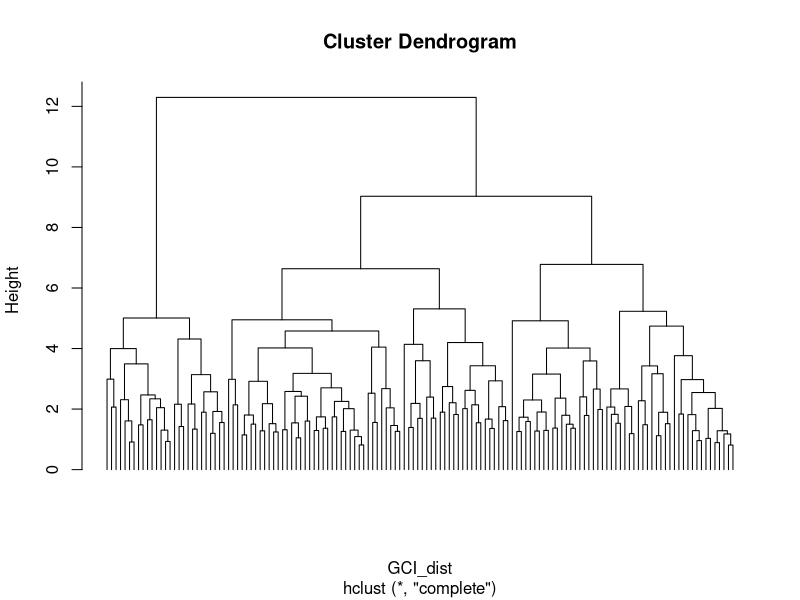
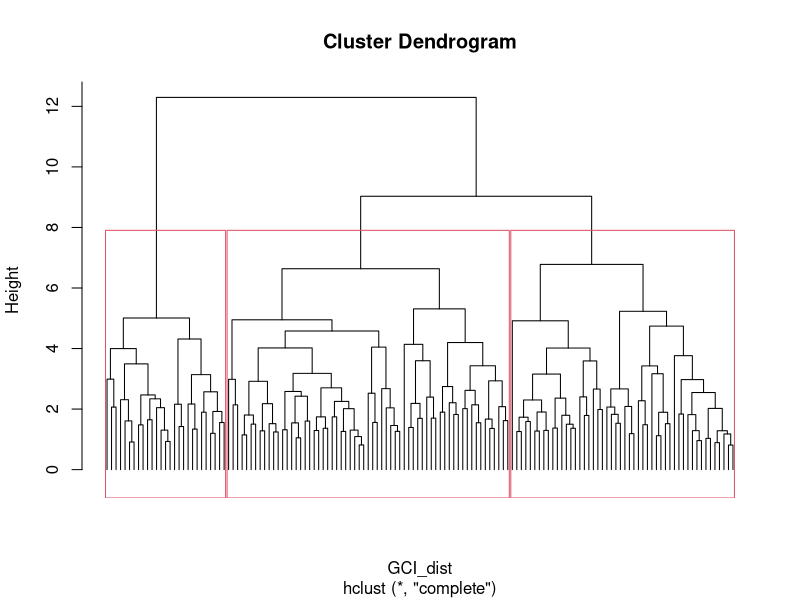
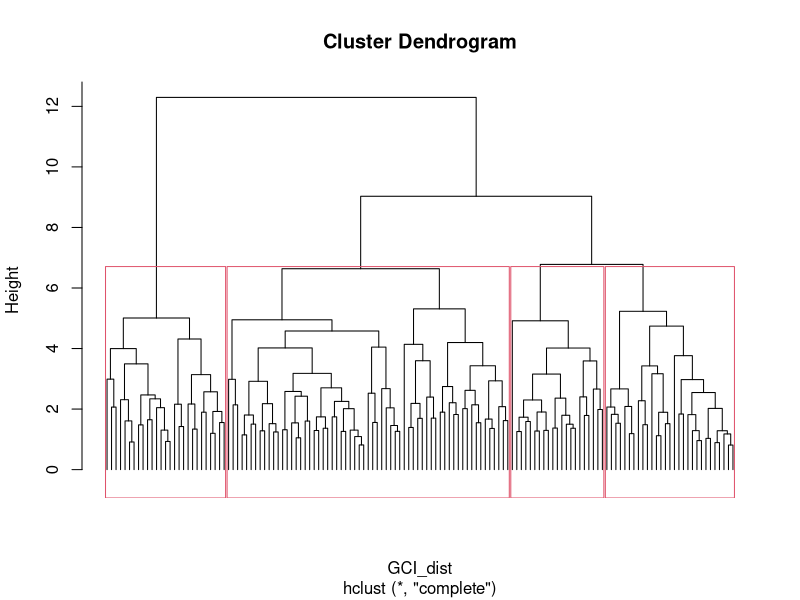
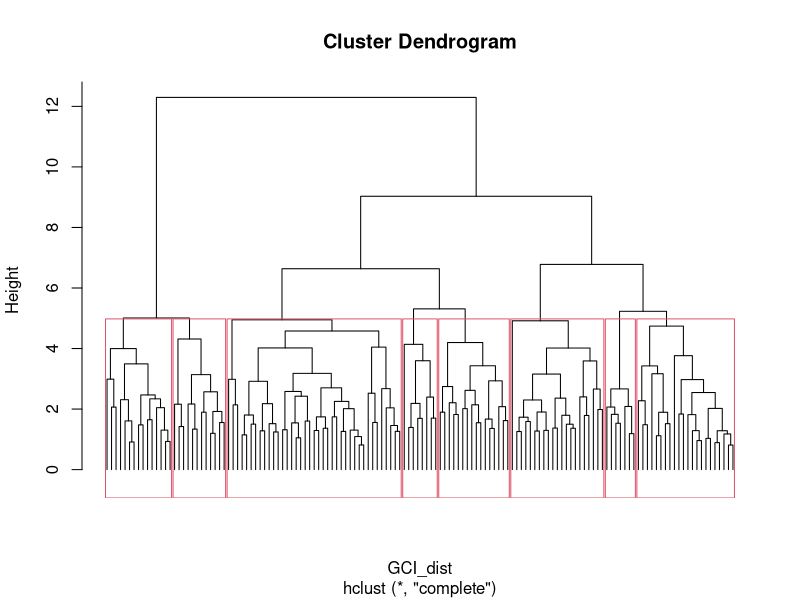
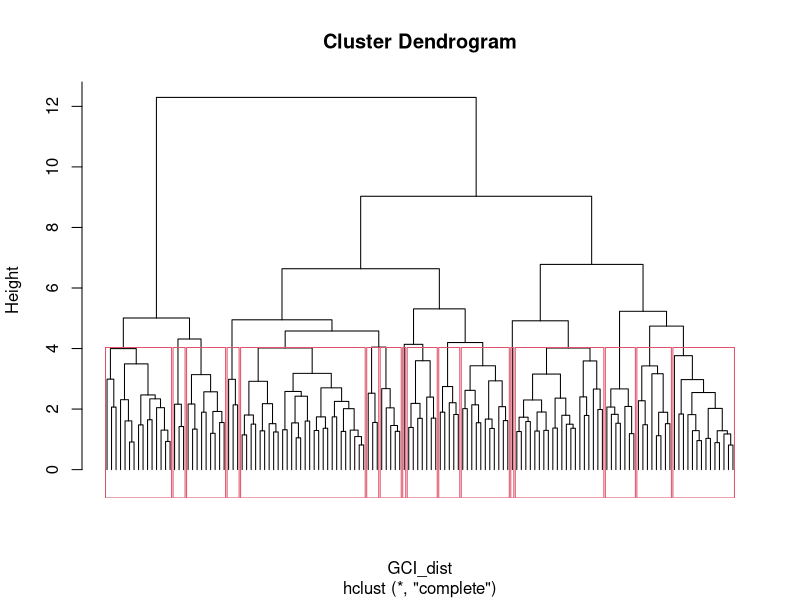
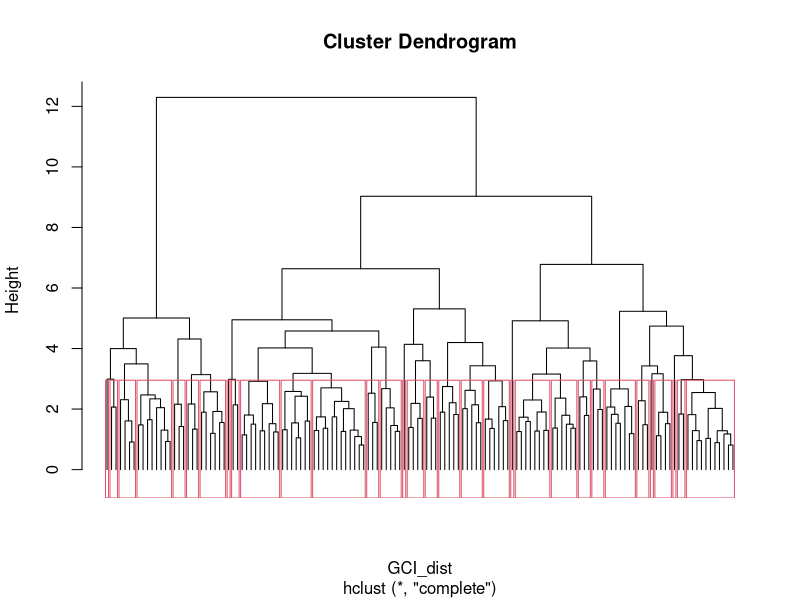
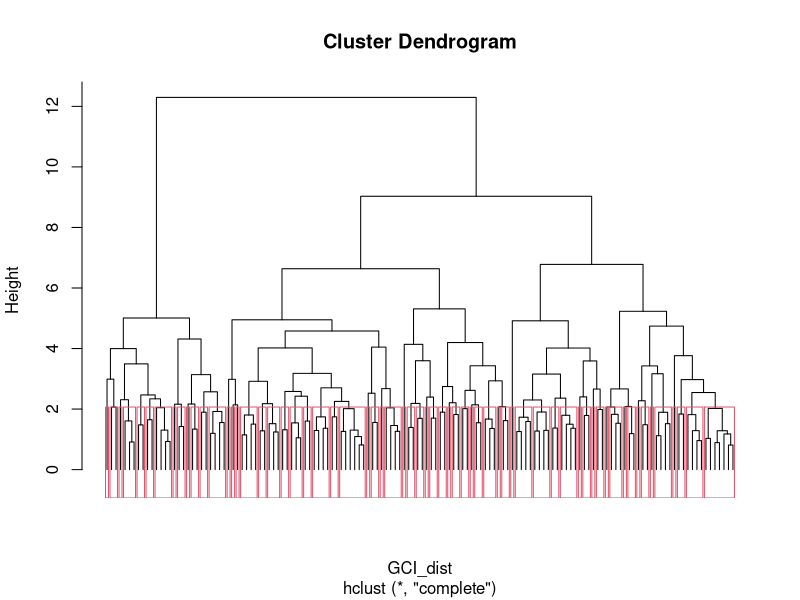
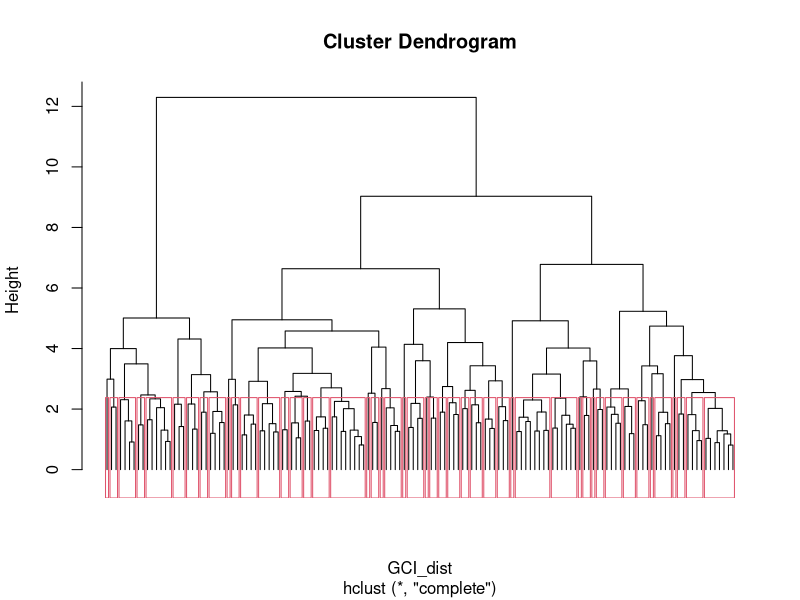

These figures' R source, in order: (Note: this script raises an error after producing the figures.)
#####Homework 3#####
# ATTENTION!!!: whenever you are applying k means clustering, set seed equal to 5.
# You need to set seed every time before performing k means clustering.
# The Global Competitiveness Report 2015-2016 assesses the competitiveness
# landscape of 144 economies, providing insight into the drivers of their 
# productivity and prosperity. The report remains the most comprehensive assessment of 
# national competitiveness worldwide, providing a platform for 
# dialogue between government, business and civil society about the actions 
# required to improve economic prosperity. Competitiveness is defined as the 
# set of institutions, policies and factors that determine the level of 
# productivity of a country. The level of productivity, in turn, sets the 
# level of prosperity that can be earned by an economy.
# Visit http://reports.weforum.org/global-competitiveness-report-2015-2016 for more details

# The different aspects of competitiveness are captured in 12 pillars, 
# which compose the Global Competitiveness Index. The value for pillar for each country is a 
# number between 1-7 and is measured based on the set of sub-indicators (also measured by the scale 1-7)
# Your task is to create clusters of countries based on the pillars of competitivness.

# 1. Load the dataset GCI.csv into R.

GCI_csv <- read.csv("GCI.csv")
View(GCI_csv)

# 2. Make the variable Country.code as rownames for the dataframe 
# (hint: use rownames() command) (1)

?rownames
rownames(GCI_csv) <- GCI_csv[, 1]

# 3. Remove the variable Country.Code from the dataframe as you will 
# not need it anymore. (1)

GCI_csv[, 1] <- NULL

# 4. Run hierarchical clustering on the dataset, using 12 pillars as clustering variables (2)

GCI1 <- as.data.frame(scale(GCI_csv[, -1]))
GCI_dist <- dist(GCI1, method = "euclidean") # distances

clust <- hclust(GCI_dist)

plot(clust, labels = FALSE, hang = -1)

# 5.Plot the dendogram. What do you think is the optimal number of clusters?
# Try 4 different options. The code should be written in such a 
# way that R gives you a new clear plot each time you try different number 
# of clusters and the rectangles are drown on top of them for each of your options.
# Your goal is to get as nit plots as possible. (2)

plot(clust, labels = FALSE, hang = -1) # ploting clusters
rect.hclust(clust, 3) # take 3 clusters

plot(clust, labels = FALSE, hang = -1) # ploting clusters
rect.hclust(clust, 4) # take 4 clusters

plot(clust, labels = FALSE, hang = -1) # ploting clusters
rect.hclust(clust, 8) # take 8 clusters

plot(clust, labels = FALSE, hang = -1) # ploting clusters
rect.hclust(clust, 16) # take 16 clusters

plot(clust, labels = FALSE, hang = -1) # ploting clusters
rect.hclust(clust, 32) # take 32 clusters

plot(clust, labels = FALSE, hang = -1) # ploting clusters
rect.hclust(clust, 64) # take 64 clusters


# 5.1 Choose one of the numbers of the clusters that you created in problem 5.
# Describe what are the differnces between the clusters in terms of differences in  means. (1)

## we can see that the countries, that are clustered togeter have some sonnections
## although 32 is not sufficent and 64 is too much, we can take the average of those numbers
## which is 48

plot(clust, labels = FALSE, hang = -1) # ploting clusters
rect.hclust(clust, 48) # take 48 clusters

GCI_csv$cluster_hierarchical <- cutree(clust, k = 48)
cluster_mean <- aggregate(GCI_csv[, -1], by = list(GCI_csv$cluster_hierarchical), FUN = "mean", na.rm = TRUE)
View(cluster_mean)

# 5.2 How will you describe your clusters? Try to give names to each of the clusters.(1)

## I'll try to classify some of the clusters accoring to their geo-political similarities

## 23'rd cluster includes RUS, CHN.
## These countries share a political(sociliastic) and economical connections

## 28'th cluster includes NOR, DNK(Denmark),LUX, SWE,QAT, ARE 
## This are mainly nordic countries except for two of them, but all of these countries are alike
## in their foreign investment strategies and revenue generation.
## These countries can be called "Nordlike Investors"

## 29'th cluster includes GUY, ZMB, GHA, DOM, HND
## These are African and American countries(and Carribean pool) that
## share similar history and development patterns(economical,political).
## These countries can be called "Afro - American"

## 40'th cluster includes USA, GBR, JPN. 
## These are post modernized and post industrialized countries
## that are one the top of world technological, inovative and finacial force.
## These countries can be called "Rich Inovators"

## 42'nd cluster includes only KOR (south Korea)
## This is an expected outcome, as South Korea is an isolated country

## The other clusters are also combining quite similar countries, 
## mostly by their geographical, historical, financial aspects, though it is hard to classify them


# 5.3 Looking at the averages of the pillars for each cluster, pick a pillar
# that you think constitutes the largest difference between the clusters.
# Create a boxplot of that pillar against the clusters. Give your comments. (2)

summary(cluster_mean) # pillar 10 has the largest differences
boxplot(GCI_csv$Pillar.10 ~ GCI_csv$cluster_hierarchical)

# 6.Run K-means algorithm, with the same number of clusters that you used in the
# prevous problem. (1) 

set.seed(5)
km <- kmeans(GCI_csv[, -1], 48)
km$iter ## itterates 2 times
GCI_csv$km_cluster <- km$cluster

# 7. Are the results the same? Comment.
# (Remember that you might get different numbers (labels) for the 
# clusters if you are using different methods. (2)

table(GCI_csv$cluster_hierarchical, GCI_csv$km_cluster)
## the numbers(labels) of clusters are changed, but the contents of the clusters remain
## fairly alike. The clusters are not perfectly the same, though numerous
## similarities can be observed.

# Now choose one of the methods and continue with that.

## I choose k-means

# The dataset WDI indicators has some social and economic data on the countries included in GCI study.
# Note the WDI dataset has the same order as GCI,
# so you can easly add cluster variable to the WDI dataset

# 8.1 Read the dataset into R. Look at the population - what are the min and max values 
# for each cluster? what does this info tell you about the clusters? (2)

WDI_csv <- read.csv("WDI.csv")
View(WDI_csv)
WDI_csv$km_cluster <- GCI_csv$km_cluster # using k-means clusters on this dataframe

wdi_pop_max <- aggregate(WDI_csv$Population, by = list(WDI_csv$km_cluster), FUN = "max", na.rm = TRUE)
wdi_pop_min <- aggregate(WDI_csv$Population, by = list(WDI_csv$km_cluster), FUN = "min", na.rm = TRUE)
summary(wdi_pop_min)
summary(wdi_pop_max)
View(wdi_pop_min)
View(wdi_pop_max)

which.min(wdi_pop_min$x)
which.max(wdi_pop_max$x)

## 11th cluster has the min population, as those countries are developing ones and outflow may be big
## the 23rd cluster has max population, because it includes the most over-populated country, China

## The rates in  cluster 16 that is in BFA, MOZ are low and the average male doesnt survive until 53
## 43rd cluster, includes Nigerians, which is the lowest life excectancy country
## The Post-Soviet countries have almost similar age boundries at 75 +-4
## In scandinavian countries + Luxemburg + Qatar the life expectancy is from 77-81
## Yemen is the country representing the median between Europe and Africa 

ClustUneploymentMean <- aggregate(WDI_csv$Unemployment, by = list(WDI_csv$km_cluster), FUN="mean", na.rm = TRUE)
ClustGDPPerCapitaMean <-aggregate(WDI_csv$GDP_per_.capita, by = list(WDI_csv$km_cluster), FUN="mean", na.rm = TRUE)
summary(ClustGDPPerCapitaMean)
summary(ClustUneploymentMean)
View(ClustGDPPerCapitaMean)
View(ClustUneploymentMean)

## In cluster 28, having the minumum unemployment of all the clusters and their
## GDP per capta is the higest among all of the clusters. Their economical infrastructure is great.

## In cluster 40, though being developed in their infastructure
## the unemployment rates are quite average. Still those rates are impressive in 
## comparison to the whole world 6,7 ~= 6,3 < 9,126. The  overal GDP is in best triple of the dateset.

## In cluster 23, though having unemployment rates that
## are in TOP 5 of the overal dataset, their GDP Per capita is lower than the average of the datestet.

## In cluster 29, though the uneployment rates in these countries 
## are quite average the GDP Per Capita is one of the lowest in the dataset. 
## This indicates the fact of having low and cheap productions.


# Global Peace Index is an attempt to measure the relative position of nations' and regions' peacefulness.
# The dataset GPI provides the Global Peace Index scores and rankings 
# for the countries included in the list.
# Note the GPI dataset has the same order as GCI,
# so you can easly add cluster variable to the WDI dataset.

# 9.1 Load the dataset into R.

GPI_csv <- read.csv("GPI.csv")
View(GPI_csv)

# 9.2 Calcualte average score for each cluster. Comment on your findings. (2)

GPI_csv$km_cluster <- GCI_csv$km_cluster # using k-means clustering
aggregate(GPI_csv$GPI.2016.Score, by = list(GPI_csv$km_cluster), FUN = "mean", na.rm = TRUE)


# 9.3 Estimate rankings for cluster based on the average scores you received in previous step.
# (The rankings for each country are available in the GPI dataset.)(2)

aggregate(GPI_csv$GPI.2016.Rank, by = list(GPI_csv$km_cluster), FUN = "mean", na.rm = TRUE)

library(ggplot2)
qplot(GPI.2016.Rank, GPI.2016.Score, data = GPI_csv, xlab = "Ranking", ylab = "Score")
cor(GPI_csv$GPI.2016.Score, GPI_csv$GPI.2016.Rank, use="complete.obs")

## there is an extremely high corelation of 0.967 between the rankings and scores
## so they are enormously dependent on each other

# 10. Do your own research on the datasets, find something interesting.(5)
# Do not do trivial manipulations like creating plots without making any valuable
# inferences about those plots.

which.max(GPI_csv$GPI.2016.Rank)
GPI_csv[132,]                      # Ukraine
which.min(GPI_csv$GPI.2016.Rank)
GPI_csv[54,]                       # Iceland

which.max(GPI_csv$GPI.2016.Score)
GPI_csv[132,]                      # Ukraine
which.min(GPI_csv$GPI.2016.Score)
GPI_csv[54,]                       # Iceland

## both in ranking and score the highest one is Ukraine and the lowest one is Iceland
## Ukraine was in war, so this is quite logical
## and Iceland is one of the most peaceful countries

#Football data analysis
# The file Soccer.csv summarized various data for football players from 11 European 
# Leagues. The data is collecting based on the FIFA ratings. 
# http://sofifa.com/player/192883 By opening this link, you can find the data for
# Henrikh Mkhitaryan, as well as find the decriptions of the variables. Do some
# reasearch on this web site before starting your homework.
  
# 11. Load file Soccer.csv into R. Perform k means clustering. 
# Try with at least two different numbers of clusters. (2)
  
soccer <- read.csv("Soccer.csv")
View(soccer)

soccer1 <- as.data.frame(scale(soccer[,5:42]))
set.seed(5)
k1 <- kmeans(soccer1, 3)
k2 <- kmeans(soccer1, 4)
k3 <- kmeans(soccer1, 5)
k4 <- kmeans(soccer1, 8)

# 12. Plot the clusters for all the trials (numbers of clusters).
# Do you see any similarity in both graphs?
# Hint: you may find useful package fpc and function called plotcluster. (3)

install.packages("fpc")
library(fpc)

plotcluster(soccer1, k1$cluster)
plotcluster(soccer1, k2$cluster)
plotcluster(soccer1, k3$cluster)
plotcluster(soccer1, k4$cluster)

## In all graphs only one cluster is highly separated from the other clusters 
## In this cluster the skillset of the player is quite different from the members of other clusters

# 13. Aggregate the means for all the variables for one of 
# the results that you got in question 2. Give comments about the clusters. (2)

soccer$kmeans_cluster <- k1$cluster
soccer_kmeans_cluster <- k1$cluster # let's take 3 clusters
aggregate(soccer[,5:42], by=list(soccer_kmeans_cluster), FUN="mean", na.rm=TRUE)

## In cluster 1 there are low stats for all the skills and gk positionsing,
## gk kicking handling, diving and average height are the lowest ones

## In cluster 3 there are many goalkeepers => they are tall, low agility, better goal keeps (logical :D), 
## less aggression, and best impressive reflexes

## In cluster 2 players are more skillful and experienced
## Although, in cluster 2 players seem to have less long and short passing potential, worse vision and worse positioning than in cluster 1

#14. Now perform hierarchical clustering. Again try with several number of clusters. (2)

distance <- dist(soccer1, method="euclidean")
soccer_hier_cluster <- hclust(distance)

# 15. For all the trials, again create plots and try to find patterns.
# Describe the patterns that you noticed. (2)

plot(soccer_hier_cluster, hang=-1, labels = FALSE)
rect.hclust(soccer_hier_cluster, k=2)

plot(soccer_hier_cluster, hang=-1, labels = FALSE)
rect.hclust(soccer_hier_cluster, k=3)

plot(soccer_hier_cluster, hang=-1, labels = FALSE)
rect.hclust(soccer_hier_cluster, k=4)

plot(soccer_hier_cluster, hang=-1, labels = FALSE)
rect.hclust(soccer_hier_cluster, k=5)

## Very similar to k-means clustering results
## Again the leftmost cluster is separted
## this is probably a cluster of goalkeepers with rather unique skillset and fewer number of people
## other clusters are mostly different in players' skillfulness

# 16. Based on the patterns and similarities between the graphs that you
# noticed while performing clustering with kmeans and hierarchical 
# clustering, come up with an optimal number of clusters. Choose
# either of the clustering methods, and assign clusters to each of 
# the cases in the soccer dataset. (2)

## let's take k-means again
soccer_membership <- cutree(soccer_kmeans_cluster, k=3)

# 17. Aggregate the average data for all the variables for the number
# of the clusters that you chose in question 7. What are the differences 
# between those clusters? Try to give a general description for 5-6 of them. (2)

aggregate(soccer[,5:42], by = list(soccer_kmeans_cluster), FUN="mean", na.rm=TRUE)
## cluster 2 includes players with higher qualities in vision,accuracy, ball control, less weight, kicking, acceleration
## probably cluster of forwards
## cluster 3 includes those with goalkeepers's specific skills
## probably a cluster of goalkeepers
## cluster 1 is some kind of mixture of skills from 1st and 2nd clusters
## probably a cluster of defending players

# 18. Pick a player from each of those clusters. Describe those players in terms of
# their affiliation to the clusters. What are the similarities and differences between them? (1)

set.seed(13)
sample(nrow(soccer), 3)
soccer[2076,"kmeans_cluster"]
soccer[2076,"player_name"] # Stefan de Vrij
soccer[1792,"kmeans_cluster"] 
soccer[1792,"player_name"] # Andrea Poli
soccer[3001,"kmeans_cluster"] # This one is my random choice, as there was no cluster 3 in set.seed() provided obs.
soccer[3001,"player_name"] # Sergiusz Prusak
## Stefan de Vrij is a defensive player from cluster 2, randomly chosen
## Andrea Poli is a midfielder from cluster 1, randomly chosen
## Sergiusz Prusak is a goalkeeper from cluster 3, randomly chosen by me
soccer[2076,]
soccer[1792,]
soccer[3001,]

## Stefan de Vrij has low finishing, dribbling, balance and vision, buthas high long passing, standing and sliding tackle and interceptions
## Andrea Poli has low finishing, heading accuracy, but has average vision, agression and high ball control
## Sergiusz Prusak has low stats in every aspect, though high or average stats in all of the goalkeeping skills (gk_diving, gk_handling, gk_kicking and gk_reflexes)

# 19. Now aggregate the data in a way that you end up with dataframe
# where each row represents a club. Now run clustering on that dataframe
# (use whichever method you prefer.) Aggregate the average values for
# each of the clusters. Again, choose 5-6 variables, compare the clubs
# based on them, and try to give names to the clusters.

clubs <- aggregate(soccer, by = list(soccer$team_long_name), FUN="mean", na.rm=TRUE)
summary(clubs)

club_dist <- dist(clubs[,5:42], method="euclidean")
club_cluster <- hclust(club_dist)
plot(club_cluster, hang = -1, labels = FALSE)
rect.hclust(club_cluster, k=3)
club_clustering <- cutree(club_cluster, k=3)
aggregate(clubs[,14:42], by = list(club_clustering), FUN="mean", na.rm=TRUE)

## Cluster 1 has teams with weakest players
## Let's name this cluster "Econom Class Teams"
## Cluster 2 has teams with average players, not as good as in cluster 3 and not as weak as in cluster 1
## Let's name this cluster "Developing Teams"
## Cluster 3 has teams with skillful players in almost every aspect
## Let's name this cluster "Money and Skill"


#20. Do your own research on the datasets, find something interesting.
# Do not do trivial manipulations like creating plots without making any valuable
# inferences about those plots. (5)

pairs(~ Age + aggression + heading_accuracy + stamina, data = soccer)
cor(soccer[,5:42])

## It can be deducted that aggression of the player is highly on the age of the player
## Furthermore, more aggresive means better stamina heading accuracy
## Therefore, in clusters of middle skillfulness are younger players with less agression => less accuracy and ball control
## the cluster of skillful players with high ball control and accuracy mainly contains experienced players

## Being an Armenian and working with soccer dataset can cause only 1 thing :D
## Do somthing with Henrik Mkhitaryans stats
soccer[1517,] # Henrik Mkhitaryan

## Henrik Mkhitaryan's skillset point can be classified to both middle level and the high level clusters
## I believe that here also works the pattern of age, being young Henrik has higher than average stats
## vision, free kick accuracy, ball control accleretaion are the most impressive skills
